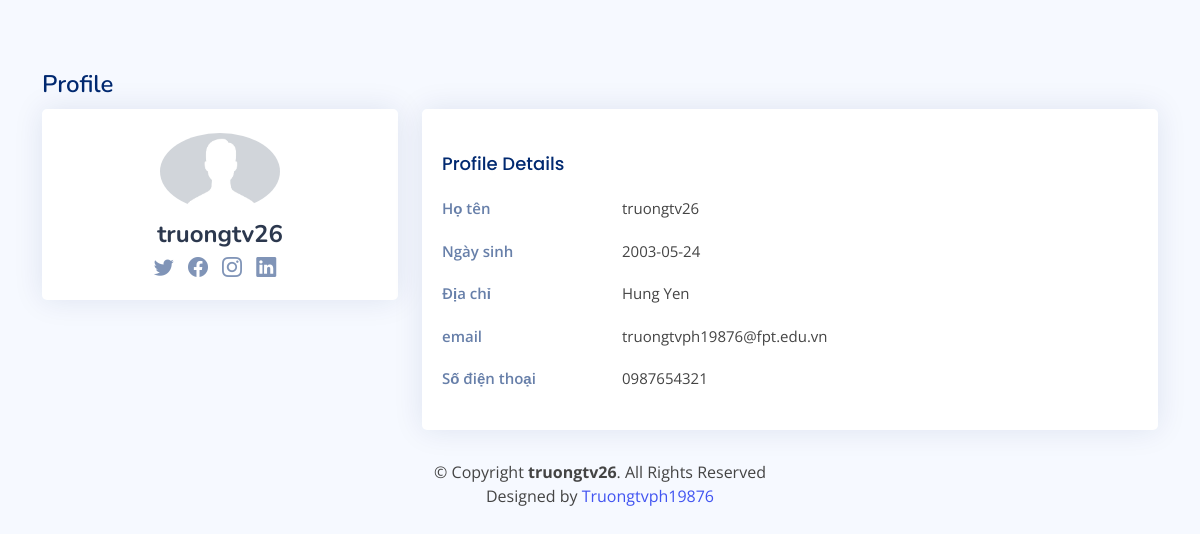
/chi-tiet-khach-hang/1, run on the app's committed database.
### tables this page shows
CREATE TABLE `customer` (
  `id` int(11) NOT NULL,
  `name` varchar(255) NOT NULL,
  `birthday` date NOT NULL,
  `address` varchar(255) NOT NULL,
  `email` varchar(255) NOT NULL,
  `phone` varchar(15) NOT NULL
);

### app/controllers/Customer.php (called while the page is built, shortened)
<?php
class Customer extends Controller
{
    private bool|object $model;
    public function __construct()
    {
        $this->model = $this->model('Customer');
    }
    public function detail($id = 0) {
        if ($id > 0) {
            $this->data['main']['info'] = $this->model->detailCustomer($id);
        }
        $this->data['layout'] = 'customers/detail';
        $this->data['page_title'] = 'Thông tin khách hàng';
        $this->render('client', $this->data);
    }
}

### index.php (called while the page is built, shortened)
<?php
$app = new App();

### core/Database.php (called while the page is built, shortened)
<?php
class Database
{
    public static $instance = null;
    public function __construct()
    {
        if (self::$instance == null) {
            try {
                $host = 'localhost';
                $db = 'we18104';
                $user = 'root';
                $password = '';
                $options = [
                    \PDO::ATTR_ERRMODE => \PDO::ERRMODE_EXCEPTION,
                    \PDO::ATTR_DEFAULT_FETCH_MODE => \PDO::FETCH_ASSOC
                ];
                $dsn = "mysql:dbname=$db;host=$host";
                self::$instance = new \PDO($dsn, $user, $password, $options);
                return self::$instance;
            } catch (\PDOException $e) {
                die($e->getMessage());
            }
        } else {
            return self::$instance;
        }
    }
    public function query($sql) {
        try {
            $stmt = self::$instance->prepare($sql);
            $stmt->execute();
            return $stmt;
        } catch(\PDOException $e) {
            die($e->getMessage());
        }
    }
    public function get($sql) {
        return $this->query($sql)->fetch();
    }
}

### app/models/Customer.php (called while the page is built, shortened)
<?php
class Customer extends Database
{
    public $conn;
    public function __construct()
    {
        $this->conn = new Database();
    }
    public function detailCustomer($id = 0) {
        $sql = "SELECT * FROM customer WHERE id='$id'";
        return $this->conn->get($sql);
    }
}

### app/views/customers/detail.php (the view)
<div class="container" style="margin-top:70px;"s>
    <div class="pagetitle mx-auto">
        <h1>Profile</h1>
    </div>
    <section class="section profile">
        <div class="row">
            <div class="col-xl-4">
                <div class="card">
                    <div class="card-body profile-card pt-4 d-flex flex-column align-items-center">
                        <img src="<?=_DIR_ROOT_?>/public/assets/img/profile-img.jpg" alt="Profile" class="rounded-circle">
                        <h2><?=$info['name'] ?? 'No name'?></h2>
                        <div class="social-links mt-2">
                            <a href="#" class="twitter"><i class="bi bi-twitter"></i></a>
                            <a href="#" class="facebook"><i class="bi bi-facebook"></i></a>
                            <a href="#" class="instagram"><i class="bi bi-instagram"></i></a>
                            <a href="#" class="linkedin"><i class="bi bi-linkedin"></i></a>
                        </div>
                    </div>
                </div>
            </div>
            <div class="col-xl-8">
                <div class="card">
                    <div class="card-body pt-3">
                        <div class="tab-content pt-2">
                            <div class="tab-pane fade show active profile-overview" id="profile-overview" role="tabpanel">
                                <h5 class="card-title">Profile Details</h5>
                                <div class="row">
                                    <div class="col-lg-3 col-md-4 label ">Họ tên</div>
                                    <div class="col-lg-9 col-md-8"><?=$info['name'] ?? 'No name'?></div>
                                </div>
                                <div class="row">
                                    <div class="col-lg-3 col-md-4 label">Ngày sinh</div>
                                    <div class="col-lg-9 col-md-8"><?=$info['birthday'] ?? ''?></div>
                                </div>
                                <div class="row">
                                    <div class="col-lg-3 col-md-4 label">Địa chỉ</div>
                                    <div class="col-lg-9 col-md-8"><?=$info['address'] ?? ''?></div>
                                </div>
                                <div class="row">
                                    <div class="col-lg-3 col-md-4 label">email</div>
                                    <div class="col-lg-9 col-md-8"><?=$info['email'] ?? ''?></div>
                                </div>
                                <div class="row">
                                    <div class="col-lg-3 col-md-4 label">Số điện thoại</div>
                                    <div class="col-lg-9 col-md-8"><?=$info['phone'] ?? ''?></div>
                                </div>
                            </div>
                        </div>
                    </div>
                </div>
            </div>
        </div>
    </section>
</div>

### public/assets/css/style.css (style rules this page uses)
:root { scroll-behavior: smooth; }
body { font-family: "Open Sans", sans-serif; background: #f6f9ff; color: #444444; }
a { color: #4154f1; text-decoration: none; }
h1, h2, h3, h4, h5, h6 { font-family: "Nunito", sans-serif; }
.pagetitle { margin-bottom: 10px; }
.pagetitle h1 { font-size: 24px; margin-bottom: 0; font-weight: 600; color: #012970; }
.card { margin-bottom: 30px; border: none; border-radius: 5px; box-shadow: 0px 0 30px rgba(1, 41, 112, 0.1); }
.card-title { padding: 20px 0 15px 0; font-size: 18px; font-weight: 500; color: #012970; font-family: "Poppins", sans-serif; }
.card-body { padding: 0 20px 20px 20px; }
.profile .profile-card img { max-width: 120px; }
.profile .profile-card h2 { font-size: 24px; font-weight: 700; color: #2c384e; margin: 10px 0 0 0; }
.profile .profile-card .social-links a { font-size: 20px; display: inline-block; color: rgba(1, 41, 112, 0.5); line-height: 0; margin-right: 10px; transition: 0.3s; }
.profile .profile-overview .row { margin-bottom: 20px; font-size: 15px; }
.profile .profile-overview .card-title { color: #012970; }
.profile .profile-overview .label { font-weight: 600; color: rgba(1, 41, 112, 0.6); }

### data on the page
customer: name "truongtv26", birthday "2003-05-24", address "Hung Yen", email "truongtvph19876@fpt.edu.vn", phone "0987654321"
